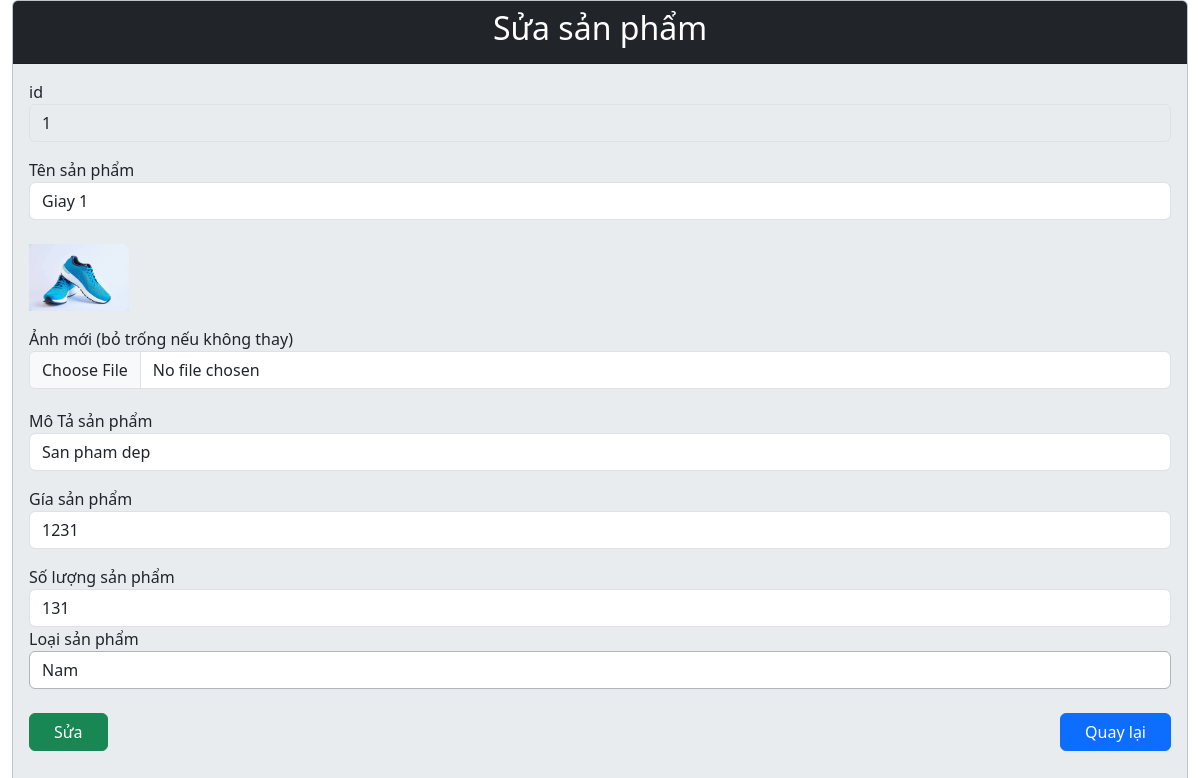
/ad/suasanpham.php?id=1, run on the app's committed database.
### tables this page shows
CREATE TABLE `sanpham` (
  `id` int(10) NOT NULL,
  `Ten` varchar(200) NOT NULL,
  `MoTa` varchar(200) NOT NULL,
  `Gia` float NOT NULL,
  `soluong` int(200) NOT NULL,
  `Anh` varchar(200) NOT NULL,
  `id_DanhMuc` int(10) NOT NULL
);

CREATE TABLE `danhmucsanpham` (
  `id_DanhMuc` int(10) NOT NULL,
  `Ten_DanhMuc` varchar(200) NOT NULL
);

### ad/suasanpham.php (the view, shortened to what this page needs)
<?php
$conn = connectData();
if (isset($_GET['id'])) {
    $id = $_GET['id'];
    $sql = "SELECT * FROM sanpham WHERE id = $id";
    $result = $conn->query($sql);
    $row = $result->fetch_assoc();
}
$sql_danhmuc = "SELECT * FROM danhmucsanpham";
$result_danhmuc = $conn->query($sql_danhmuc);
?>
<!DOCTYPE html>
<html lang="vi">
<head>
    <link href=".././assets/bootstrap/css/bootstrap.min.css" rel="stylesheet">
</head>
<body>
    <div class="container-fluid">
        <div class="card bg-body-secondary">
            <div class="card-header bg-dark">
                <h2 class="text-white text-center">Sửa sản phẩm</h2>
            </div>
            <div class="card-body">
                <form method="POST" enctype="multipart/form-data">
                    <div class="form-group">
                        <label for="">id</label>
                        <input type="text" name="id" value="<?= $row['id'] ?>" class="form-control" disabled>
                    </div>
                    <div class="form-group pt-3">
                        <label for="">Tên sản phẩm</label>
                        <input type="text" name="Ten" value="<?= $row['Ten'] ?>" class="form-control" required>
                    </div>
                    <img src="../assets/img/<?= $row['Anh'] ?>" alt="Ảnh hiện tại" style="width: 100px; height: auto;" class="mt-4">
                    <div class="form-group pt-3 pb-1">
                        <label for="">Ảnh mới (bỏ trống nếu không thay)</label>
                        <input type="file" name="Anh" class="form-control">
                    </div>
                    <div class="form-group pt-3">
                        <label for="">Mô Tả sản phẩm</label>
                        <input type="text" name="MoTa" value="<?= $row['MoTa'] ?>" class="form-control" required>
                    </div>
                    <div class="form-group pt-3">
                        <label for="">Gía sản phẩm</label>
                        <input type="number" name="Gia" value="<?= $row['Gia'] ?>" class="form-control" required>
                    </div>
                    <div class="form-group pt-3">
                        <label for="">Số lượng sản phẩm</label>
                        <input type="number" name="SoLuong" value="<?= $row['soluong'] ?>" class="form-control" required>
                    </div>
                    <div class="form-group">
                        <label for="">Loại sản phẩm</label>
                        <select name="id_DanhMuc" class="form-control border border-dark-subtle">
                            <?php while ($danhmuc = $result_danhmuc->fetch_assoc()) { ?>
                                <option value="<?php echo $danhmuc['id_DanhMuc']; ?>"
                                    <?php echo ($danhmuc['id_DanhMuc'] == $row['id_DanhMuc']) ? 'selected' : ''; ?>>
                                    <?php echo $danhmuc['Ten_DanhMuc']; ?>
                                </option>
                            <?php } ?>
                        </select>
                    </div>
                    <div class="d-flex justify-content-between">
                        <button type="submit" class="btn btn-success mt-4 mb-4 px-4"> Sửa </button>
                        <a href=".././admin.php" class="btn btn-primary mt-4 mb-4 px-4">Quay lại</a>
                    </div>
                </form>
            </div>
        </div>
    </div>
</body>
</html>

### data on the page
sanpham: id "1", Ten "Giay 1", Anh (picture), MoTa "San pham dep", Gia "1231", SoLuong "131", id_DanhMuc "Nam"
